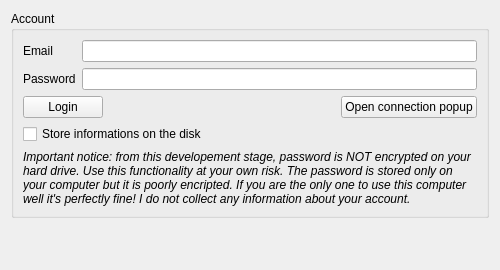
<?xml version="1.0" encoding="UTF-8"?>
<ui version="4.0">
 <class>SoundCloudPluginConfigPage</class>
 <widget class="QWidget" name="SoundCloudPluginConfigPage">
  <property name="geometry">
   <rect>
    <x>0</x>
    <y>0</y>
    <width>500</width>
    <height>270</height>
   </rect>
  </property>
  <property name="windowTitle">
   <string notr="true"/>
  </property>
  <property name="locale">
   <locale language="English" country="UnitedStates"/>
  </property>
  <layout class="QVBoxLayout" name="verticalLayout">
   <item>
    <widget class="QGroupBox" name="soundCloudGroupBox">
     <property name="title">
      <string>Account</string>
     </property>
     <layout class="QVBoxLayout" name="verticalLayout_2">
      <item>
       <layout class="QGridLayout" name="gridLayout">
        <item row="0" column="0">
         <widget class="QLabel" name="loginLabel">
          <property name="text">
           <string>Email</string>
          </property>
         </widget>
        </item>
        <item row="1" column="0">
         <widget class="QLabel" name="passwordLabel">
          <property name="text">
           <string>Password</string>
          </property>
         </widget>
        </item>
        <item row="0" column="1">
         <widget class="QLineEdit" name="loginLineEdit">
          <property name="maxLength">
           <number>255</number>
          </property>
         </widget>
        </item>
        <item row="1" column="1">
         <widget class="QLineEdit" name="passwordLineEdit">
          <property name="maxLength">
           <number>255</number>
          </property>
          <property name="echoMode">
           <enum>QLineEdit::Password</enum>
          </property>
         </widget>
        </item>
       </layout>
      </item>
      <item>
       <layout class="QHBoxLayout" name="horizontalLayout">
        <item>
         <widget class="QPushButton" name="connectButton">
          <property name="text">
           <string>Login</string>
          </property>
         </widget>
        </item>
        <item>
         <spacer name="horizontalSpacer">
          <property name="orientation">
           <enum>Qt::Horizontal</enum>
          </property>
          <property name="sizeHint" stdset="0">
           <size>
            <width>40</width>
            <height>20</height>
           </size>
          </property>
         </spacer>
        </item>
        <item>
         <widget class="QPushButton" name="openConnectPopup">
          <property name="text">
           <string>Open connection popup</string>
          </property>
         </widget>
        </item>
       </layout>
      </item>
      <item>
       <widget class="QCheckBox" name="saveCredentialsCheckBox">
        <property name="text">
         <string>Store informations on the disk</string>
        </property>
       </widget>
      </item>
      <item>
       <widget class="QLabel" name="label">
        <property name="font">
         <font>
          <italic>true</italic>
         </font>
        </property>
        <property name="text">
         <string>Important notice: from this developement stage, password is NOT encrypted on your hard drive. Use this functionality at your own risk. The password is stored only on your computer but it is poorly encripted. If you are the only one to use this computer well it's perfectly fine! I do not collect any information about your account.</string>
        </property>
        <property name="wordWrap">
         <bool>true</bool>
        </property>
       </widget>
      </item>
     </layout>
    </widget>
   </item>
   <item>
    <spacer name="verticalSpacer">
     <property name="orientation">
      <enum>Qt::Vertical</enum>
     </property>
     <property name="sizeHint" stdset="0">
      <size>
       <width>20</width>
       <height>40</height>
      </size>
     </property>
    </spacer>
   </item>
   <item>
    <layout class="QHBoxLayout" name="horizontalLayout_2">
     <item>
      <spacer name="horizontalSpacer_2">
       <property name="orientation">
        <enum>Qt::Horizontal</enum>
       </property>
       <property name="sizeHint" stdset="0">
        <size>
         <width>40</width>
         <height>20</height>
        </size>
       </property>
      </spacer>
     </item>
     <item>
      <widget class="QLabel" name="soundCloudLogo">
       <property name="cursor">
        <cursorShape>PointingHandCursor</cursorShape>
       </property>
       <property name="text">
        <string notr="true"/>
       </property>
       <property name="pixmap">
        <pixmap resource="resources.qrc">:/soundcloud-logo.png</pixmap>
       </property>
       <property name="scaledContents">
        <bool>true</bool>
       </property>
      </widget>
     </item>
    </layout>
   </item>
  </layout>
 </widget>
 <resources>
  <include location="resources.qrc"/>
 </resources>
 <connections/>
</ui>
